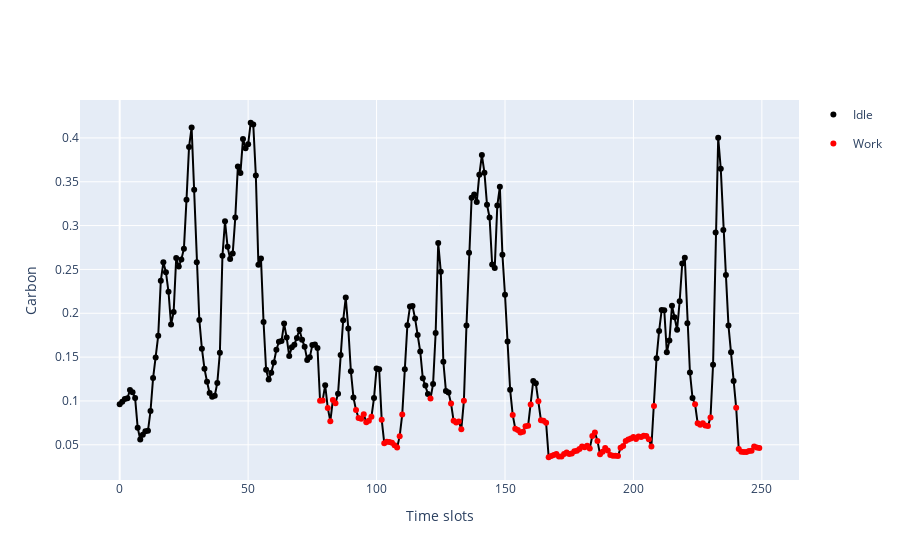
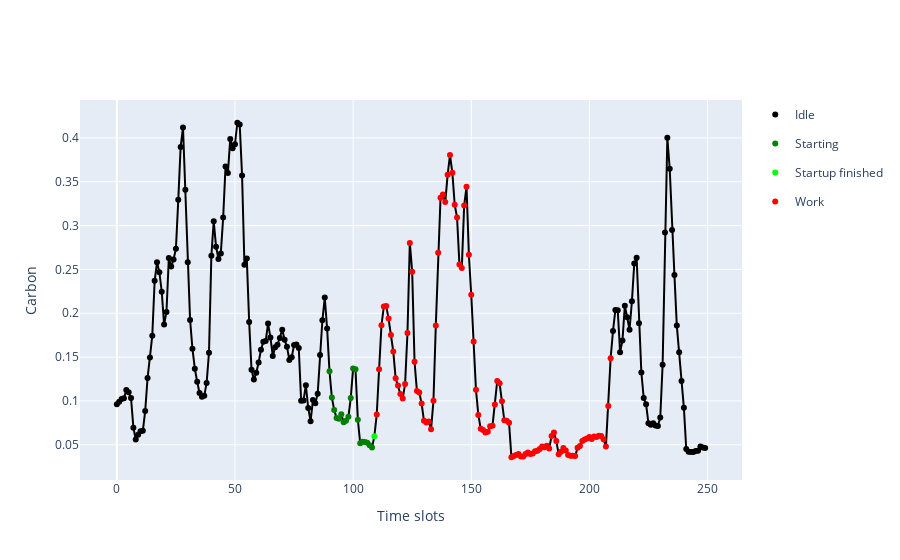
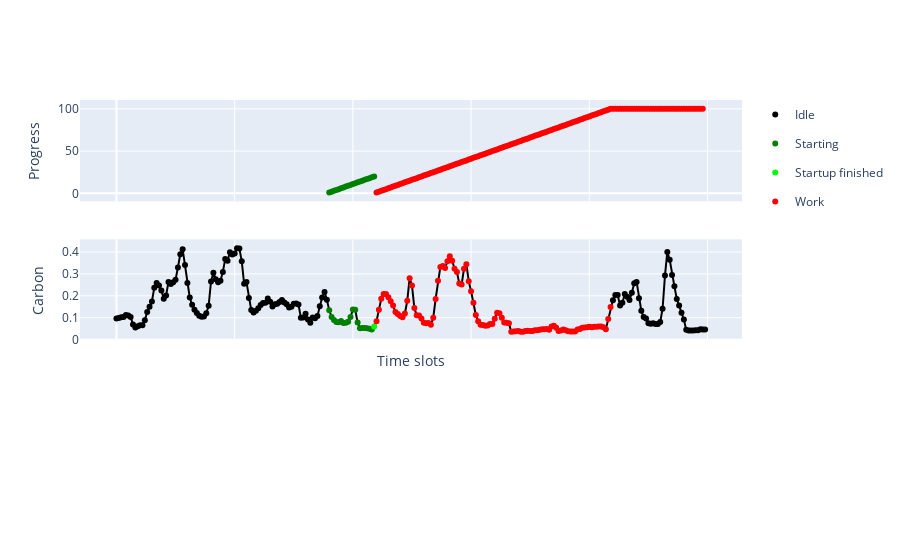

The notebook cell saved with these charts, in order:
### Code cell
from typing import List
import plotly.io as pio

color_map = {
    "Work": "red",
    "Starting": "green",
    "Startup finished": "lime",
    "Idle": "black"
}


def find_upper_lower_index_for_phases(bool_list: List[bool]):
    groups = []
    start_index = None

    for i, value in enumerate(bool_list):
        if value: 
            if start_index is None:
                start_index = i
        else:
            if start_index is not None:
                groups.append((start_index, i - 1)) 
                start_index = None

    if start_index is not None:
        groups.append((start_index, len(bool_list) - 1))

    # Output the result
    return groups

def make_carbon_trace_with_work_or_startup(targets: List[tuple]):
    # add the work or startup information to the carbon_trace

    graph_times = list(carbon_cost_at_time.keys())
    graph_carbon_costs = list(carbon_cost_at_time.values())
    category = ['Idle'] * len(graph_times)

    for variable, name in targets:
        for t in range(len(variable)):
            if pulp.value(variable[t]):
                category[t] = name

    fig_carbon = go.Figure()

    fig_carbon.add_trace(go.Scatter(x=graph_times, y=graph_carbon_costs, mode='lines', showlegend=False, line=dict(color='black', width=2)))


    marker_fig = px.scatter(x=graph_times, y=graph_carbon_costs, color=category, color_discrete_map={
                "Work": "red",
                "Starting": "green",
                "Startup finished": "lime",
                "Idle": "black"}
    )

    for trace in marker_fig.data:
        fig_carbon.add_trace(trace)


    fig_carbon.update_layout({ 
        'yaxis_title': 'Carbon', 
        'xaxis_title': 'Time slots'
    })
    
    return fig_carbon


def make_trace_from_variables(targets: List[tuple]):

    fig = go.Figure()

    for variable, name in targets:
        times = [t for t in range(len(variable))]
        values = [pulp.value(variable[t]) if pulp.value(variable[t]) is not None else None for t in range(len(variable))]

        to_remove = [i for i, value in enumerate(values) if value == 0.0]

        filtered_times = [value for index, value in enumerate(times) if index not in to_remove]
        filtered_values = [value for index, value in enumerate(values) if index not in to_remove]

        # the things you do for a cool plot

        fig.add_trace(go.Scatter(x=filtered_times, y=filtered_values, showlegend=False, mode='markers',
        marker=dict(
            color=color_map[name],
        )))

    return fig

common_styling = {
    'xaxis_title': 'Time slots'
}

def first_plot_work_only():
    """first plot should just show the timeslot were work is being done
    """
    define_lp_problem(False, False, False, False, 120)

    print(work)

    prototype_fig = make_subplots(rows=2, cols=1, shared_xaxes=True)
    
    carbon_plot = make_carbon_trace_with_work_or_startup([(work, 'Work')])

    carbon_plot.show()

    pio.write_image(prototype_fig, file="lp_work.pdf", format='pdf')

    return prototype_fig

def second_plot_overhead_via_startup():
    """second plot includes overhead for every start
    """
    define_lp_problem(True, False, False, False, 120)

    carbon_plot = make_carbon_trace_with_work_or_startup([(work, 'Work'), (starting, 'Starting'), (startup_finished, 'Startup finished')])

    carbon_plot.show()

    #pio.write_image(prototype_fig, file="lp_overhead.pdf", format='pdf')



def third_plot_adding_progress_counters():
    """second plot includes overhead for every start
    """
    define_lp_problem(True, False, True, False, 120)

    prototype_fig = make_subplots(rows=3, cols=1, shared_xaxes=True)
    boolean_plot = make_carbon_trace_with_work_or_startup([(work, 'Work'), (starting, 'Starting'), (startup_finished, 'Startup finished')])
    
    integers_plot = make_trace_from_variables([(startup_time_progressed, 'Starting'), (work_time_progressed, 'Work')])

    prototype_fig.add_traces(integers_plot.data, rows=1, cols=1)
    prototype_fig.add_traces(boolean_plot.data, rows=2, cols=1)

    prototype_fig.update_layout({'yaxis1_title':'Progress', 'yaxis2_title': 'Carbon', 'xaxis2_title':'Time slots'})

    prototype_fig.show()

    pio.write_image(prototype_fig, file="lp_progress.pdf", format='pdf')




first_plot_work_only()
second_plot_overhead_via_startup()
third_plot_adding_progress_counters()

### Figure 1 — Plotly figure (JSON) as saved in the notebook; plotly's stock layout.template omitted (floating-point values rounded to 4 significant figures; data arrays with more than 128 entries replaced by an {"elided": "..."} marker saying what was removed)
{"data": [{"line": {"color": "black", "width": 2}, "mode": "lines", "showlegend": false, "type": "scatter", "x": {"elided": "250 int values"}, "y": {"elided": "250 float values"}}, {"hovertemplate": "color=Idle<br>x=%{x}<br>y=%{y}<extra></extra>", "legendgroup": "Idle", "marker": {"color": "black", "symbol": "circle"}, "mode": "markers", "name": "Idle", "orientation": "v", "showlegend": true, "type": "scatter", "x": {"elided": "150 int values"}, "xaxis": "x", "y": {"elided": "150 float values"}, "yaxis": "y"}, {"hovertemplate": "color=Work<br>x=%{x}<br>y=%{y}<extra></extra>", "legendgroup": "Work", "marker": {"color": "red", "symbol": "circle"}, "mode": "markers", "name": "Work", "orientation": "v", "showlegend": true, "type": "scatter", "x": [78, 79, 81, 82, 83, 84, 92, 93, 94, 95, 96, 97, 98, 102, 103, 104, 105, 106, 107, 108, 109, 110, 121, 129, 130, 131, 132, 133, 134, 153, 154, 155, 156, 157, 158, 159, 160, 163, 164, 165, 166, 167, 168, 169, 170, 171, 172, 173, 174, 175, 176, 177, 178, 179, 180, 181, 182, 183, 184, 185, 186, 187, 188, 189, 190, 191, 192, 193, 194, 195, 196, 197, 198, 199, 200, 201, 202, 203, 204, 205, 206, 207, 208, 224, 225, 226, 227, 228, 229, 230, 240, 241, 242, 243, 244, 245, 246, 247, 248, 249], "xaxis": "x", "y": [0.1003, 0.1007, 0.09206, 0.07697, 0.1012, 0.09731, 0.0898, 0.08062, 0.07978, 0.08471, 0.0758, 0.07732, 0.08188, 0.07866, 0.05189, 0.05347, 0.05305, 0.05223, 0.04941, 0.0468, 0.05983, 0.08463, 0.1027, 0.09698, 0.07737, 0.07553, 0.07664, 0.06776, 0.1002, 0.08409, 0.06835, 0.06675, 0.06397, 0.06477, 0.07124, 0.07186, 0.09582, 0.09972, 0.07796, 0.07741, 0.07503, 0.0358, 0.03726, 0.0383, 0.03949, 0.03661, 0.03667, 0.03961, 0.04123, 0.03943, 0.04004, 0.0427, 0.0432, 0.04518, 0.048, 0.04725, 0.04891, 0.0459, 0.06007, 0.06413, 0.05441, 0.03926, 0.04217, 0.04621, 0.04352, 0.03849, 0.03764, 0.0375, 0.03731, 0.04674, 0.04854, 0.05439, 0.05592, 0.0572, 0.05894, 0.05653, 0.05941, 0.059, 0.06039, 0.05995, 0.05645, 0.04813, 0.09411, 0.0962, 0.07469, 0.07289, 0.07456, 0.07199, 0.07158, 0.08103, 0.09216, 0.04523, 0.0422, 0.04188, 0.04186, 0.04284, 0.04308, 0.04818, 0.04696, 0.04623], "yaxis": "y"}], "layout": {"xaxis": {"title": {"text": "Time slots"}}, "yaxis": {"title": {"text": "Carbon"}}}}

### Figure 2 — Plotly figure (JSON) as saved in the notebook; plotly's stock layout.template omitted (floating-point values rounded to 4 significant figures; data arrays with more than 128 entries replaced by an {"elided": "..."} marker saying what was removed)
{"data": [{"line": {"color": "black", "width": 2}, "mode": "lines", "showlegend": false, "type": "scatter", "x": {"elided": "250 int values"}, "y": {"elided": "250 float values"}}, {"hovertemplate": "color=Idle<br>x=%{x}<br>y=%{y}<extra></extra>", "legendgroup": "Idle", "marker": {"color": "black", "symbol": "circle"}, "mode": "markers", "name": "Idle", "orientation": "v", "showlegend": true, "type": "scatter", "x": {"elided": "130 int values"}, "xaxis": "x", "y": {"elided": "130 float values"}, "yaxis": "y"}, {"hovertemplate": "color=Starting<br>x=%{x}<br>y=%{y}<extra></extra>", "legendgroup": "Starting", "marker": {"color": "green", "symbol": "circle"}, "mode": "markers", "name": "Starting", "orientation": "v", "showlegend": true, "type": "scatter", "x": [90, 91, 92, 93, 94, 95, 96, 97, 98, 99, 100, 101, 102, 103, 104, 105, 106, 107, 108], "xaxis": "x", "y": [0.1338, 0.104, 0.0898, 0.08062, 0.07978, 0.08471, 0.0758, 0.07732, 0.08188, 0.1033, 0.1371, 0.1362, 0.07866, 0.05189, 0.05347, 0.05305, 0.05223, 0.04941, 0.0468], "yaxis": "y"}, {"hovertemplate": "color=Startup finished<br>x=%{x}<br>y=%{y}<extra></extra>", "legendgroup": "Startup finished", "marker": {"color": "lime", "symbol": "circle"}, "mode": "markers", "name": "Startup finished", "orientation": "v", "showlegend": true, "type": "scatter", "x": [109], "xaxis": "x", "y": [0.05983], "yaxis": "y"}, {"hovertemplate": "color=Work<br>x=%{x}<br>y=%{y}<extra></extra>", "legendgroup": "Work", "marker": {"color": "red", "symbol": "circle"}, "mode": "markers", "name": "Work", "orientation": "v", "showlegend": true, "type": "scatter", "x": [110, 111, 112, 113, 114, 115, 116, 117, 118, 119, 120, 121, 122, 123, 124, 125, 126, 127, 128, 129, 130, 131, 132, 133, 134, 135, 136, 137, 138, 139, 140, 141, 142, 143, 144, 145, 146, 147, 148, 149, 150, 151, 152, 153, 154, 155, 156, 157, 158, 159, 160, 161, 162, 163, 164, 165, 166, 167, 168, 169, 170, 171, 172, 173, 174, 175, 176, 177, 178, 179, 180, 181, 182, 183, 184, 185, 186, 187, 188, 189, 190, 191, 192, 193, 194, 195, 196, 197, 198, 199, 200, 201, 202, 203, 204, 205, 206, 207, 208, 209], "xaxis": "x", "y": [0.08463, 0.1361, 0.1865, 0.2078, 0.2084, 0.1939, 0.1752, 0.1564, 0.1258, 0.1176, 0.108, 0.1027, 0.1194, 0.1775, 0.2803, 0.2475, 0.1447, 0.1114, 0.1098, 0.09698, 0.07737, 0.07553, 0.07664, 0.06776, 0.1002, 0.186, 0.269, 0.3317, 0.3354, 0.3268, 0.3579, 0.3804, 0.3603, 0.3238, 0.3091, 0.2556, 0.2515, 0.3228, 0.3442, 0.2667, 0.2211, 0.1679, 0.1127, 0.08409, 0.06835, 0.06675, 0.06397, 0.06477, 0.07124, 0.07186, 0.09582, 0.1229, 0.1201, 0.09972, 0.07796, 0.07741, 0.07503, 0.0358, 0.03726, 0.0383, 0.03949, 0.03661, 0.03667, 0.03961, 0.04123, 0.03943, 0.04004, 0.0427, 0.0432, 0.04518, 0.048, 0.04725, 0.04891, 0.0459, 0.06007, 0.06413, 0.05441, 0.03926, 0.04217, 0.04621, 0.04352, 0.03849, 0.03764, 0.0375, 0.03731, 0.04674, 0.04854, 0.05439, 0.05592, 0.0572, 0.05894, 0.05653, 0.05941, 0.059, 0.06039, 0.05995, 0.05645, 0.04813, 0.09411, 0.1488], "yaxis": "y"}], "layout": {"xaxis": {"title": {"text": "Time slots"}}, "yaxis": {"title": {"text": "Carbon"}}}}

### Figure 3 — Plotly figure (JSON) as saved in the notebook; plotly's stock layout.template omitted (floating-point values rounded to 4 significant figures; data arrays with more than 128 entries replaced by an {"elided": "..."} marker saying what was removed)
{"data": [{"marker": {"color": "green"}, "mode": "markers", "showlegend": false, "type": "scatter", "x": [90, 91, 92, 93, 94, 95, 96, 97, 98, 99, 100, 101, 102, 103, 104, 105, 106, 107, 108, 109, 249], "xaxis": "x", "y": [1, 2, 3, 4, 5, 6, 7, 8, 9, 10, 11, 12, 13, 14, 15, 16, 17, 18, 19, 20, null], "yaxis": "y"}, {"marker": {"color": "red"}, "mode": "markers", "showlegend": false, "type": "scatter", "x": {"elided": "140 int values"}, "xaxis": "x", "y": {"elided": "140 int values"}, "yaxis": "y"}, {"line": {"color": "black", "width": 2}, "mode": "lines", "showlegend": false, "type": "scatter", "x": {"elided": "250 int values"}, "xaxis": "x2", "y": {"elided": "250 float values"}, "yaxis": "y2"}, {"hovertemplate": "color=Idle<br>x=%{x}<br>y=%{y}<extra></extra>", "legendgroup": "Idle", "marker": {"color": "black", "symbol": "circle"}, "mode": "markers", "name": "Idle", "orientation": "v", "showlegend": true, "type": "scatter", "x": {"elided": "130 int values"}, "xaxis": "x2", "y": {"elided": "130 float values"}, "yaxis": "y2"}, {"hovertemplate": "color=Starting<br>x=%{x}<br>y=%{y}<extra></extra>", "legendgroup": "Starting", "marker": {"color": "green", "symbol": "circle"}, "mode": "markers", "name": "Starting", "orientation": "v", "showlegend": true, "type": "scatter", "x": [90, 91, 92, 93, 94, 95, 96, 97, 98, 99, 100, 101, 102, 103, 104, 105, 106, 107, 108], "xaxis": "x2", "y": [0.1338, 0.104, 0.0898, 0.08062, 0.07978, 0.08471, 0.0758, 0.07732, 0.08188, 0.1033, 0.1371, 0.1362, 0.07866, 0.05189, 0.05347, 0.05305, 0.05223, 0.04941, 0.0468], "yaxis": "y2"}, {"hovertemplate": "color=Startup finished<br>x=%{x}<br>y=%{y}<extra></extra>", "legendgroup": "Startup finished", "marker": {"color": "lime", "symbol": "circle"}, "mode": "markers", "name": "Startup finished", "orientation": "v", "showlegend": true, "type": "scatter", "x": [109], "xaxis": "x2", "y": [0.05983], "yaxis": "y2"}, {"hovertemplate": "color=Work<br>x=%{x}<br>y=%{y}<extra></extra>", "legendgroup": "Work", "marker": {"color": "red", "symbol": "circle"}, "mode": "markers", "name": "Work", "orientation": "v", "showlegend": true, "type": "scatter", "x": [110, 111, 112, 113, 114, 115, 116, 117, 118, 119, 120, 121, 122, 123, 124, 125, 126, 127, 128, 129, 130, 131, 132, 133, 134, 135, 136, 137, 138, 139, 140, 141, 142, 143, 144, 145, 146, 147, 148, 149, 150, 151, 152, 153, 154, 155, 156, 157, 158, 159, 160, 161, 162, 163, 164, 165, 166, 167, 168, 169, 170, 171, 172, 173, 174, 175, 176, 177, 178, 179, 180, 181, 182, 183, 184, 185, 186, 187, 188, 189, 190, 191, 192, 193, 194, 195, 196, 197, 198, 199, 200, 201, 202, 203, 204, 205, 206, 207, 208, 209], "xaxis": "x2", "y": [0.08463, 0.1361, 0.1865, 0.2078, 0.2084, 0.1939, 0.1752, 0.1564, 0.1258, 0.1176, 0.108, 0.1027, 0.1194, 0.1775, 0.2803, 0.2475, 0.1447, 0.1114, 0.1098, 0.09698, 0.07737, 0.07553, 0.07664, 0.06776, 0.1002, 0.186, 0.269, 0.3317, 0.3354, 0.3268, 0.3579, 0.3804, 0.3603, 0.3238, 0.3091, 0.2556, 0.2515, 0.3228, 0.3442, 0.2667, 0.2211, 0.1679, 0.1127, 0.08409, 0.06835, 0.06675, 0.06397, 0.06477, 0.07124, 0.07186, 0.09582, 0.1229, 0.1201, 0.09972, 0.07796, 0.07741, 0.07503, 0.0358, 0.03726, 0.0383, 0.03949, 0.03661, 0.03667, 0.03961, 0.04123, 0.03943, 0.04004, 0.0427, 0.0432, 0.04518, 0.048, 0.04725, 0.04891, 0.0459, 0.06007, 0.06413, 0.05441, 0.03926, 0.04217, 0.04621, 0.04352, 0.03849, 0.03764, 0.0375, 0.03731, 0.04674, 0.04854, 0.05439, 0.05592, 0.0572, 0.05894, 0.05653, 0.05941, 0.059, 0.06039, 0.05995, 0.05645, 0.04813, 0.09411, 0.1488], "yaxis": "y2"}], "layout": {"xaxis": {"anchor": "y", "domain": [0, 1], "matches": "x3", "showticklabels": false}, "xaxis2": {"anchor": "y2", "domain": [0, 1], "matches": "x3", "showticklabels": false, "title": {"text": "Time slots"}}, "xaxis3": {"anchor": "y3", "domain": [0, 1]}, "yaxis": {"anchor": "x", "domain": [0.7333, 1], "title": {"text": "Progress"}}, "yaxis2": {"anchor": "x2", "domain": [0.3667, 0.6333], "title": {"text": "Carbon"}}, "yaxis3": {"anchor": "x3", "domain": [0, 0.2667]}}}
